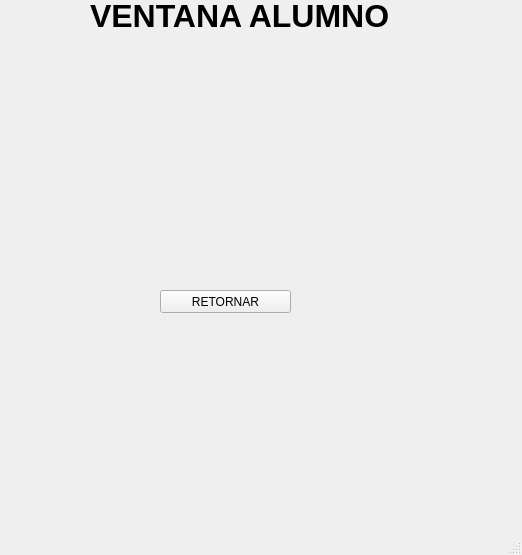
<?xml version="1.0" encoding="UTF-8"?>
<ui version="4.0">
 <class>alumno</class>
 <widget class="QMainWindow" name="alumno">
  <property name="geometry">
   <rect>
    <x>0</x>
    <y>0</y>
    <width>522</width>
    <height>555</height>
   </rect>
  </property>
  <property name="windowTitle">
   <string>MainWindow</string>
  </property>
  <widget class="QWidget" name="centralwidget">
   <widget class="QLabel" name="label">
    <property name="geometry">
     <rect>
      <x>90</x>
      <y>0</y>
      <width>341</width>
      <height>31</height>
     </rect>
    </property>
    <property name="font">
     <font>
      <pointsize>24</pointsize>
      <weight>75</weight>
      <bold>true</bold>
     </font>
    </property>
    <property name="text">
     <string>VENTANA ALUMNO</string>
    </property>
   </widget>
   <widget class="QPushButton" name="btn_retornar">
    <property name="geometry">
     <rect>
      <x>160</x>
      <y>290</y>
      <width>131</width>
      <height>23</height>
     </rect>
    </property>
    <property name="text">
     <string>RETORNAR</string>
    </property>
   </widget>
  </widget>
  <widget class="QMenuBar" name="menubar">
   <property name="geometry">
    <rect>
     <x>0</x>
     <y>0</y>
     <width>522</width>
     <height>21</height>
    </rect>
   </property>
  </widget>
  <widget class="QStatusBar" name="statusbar"/>
 </widget>
 <resources/>
 <connections/>
</ui>
